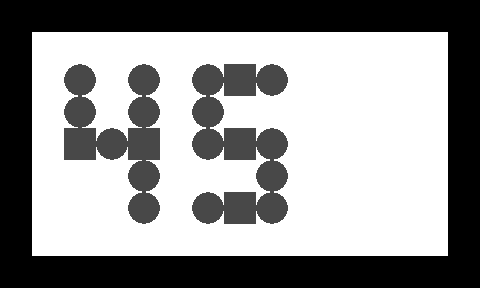

Rendered tile map (Tiled .tmx) drawn with the repository's tilesets; below, a short description and the full map source, tile grids included:
An orthogonal 15x9 tile map with 32x32 px tiles, 2 tile layers (1, 2).

<map version="1.0" orientation="orthogonal" width="15" height="9" tilewidth="32" tileheight="32">
 <tileset firstgid="1" name="n_tiles1" tilewidth="32" tileheight="32">
  <image source="../../images/map/common/n_tiles1.png" width="128" height="64" />
 </tileset>
 <layer name="1" width="15" height="9">
  <data encoding="csv">
1,1,1,1,1,1,1,1,1,1,1,1,1,1,1,
1,1,1,1,1,1,1,1,1,1,1,1,1,1,1,
1,1,1,1,1,1,1,1,1,1,1,1,1,1,1,
1,1,1,1,1,1,1,1,1,1,1,1,1,1,1,
1,1,1,1,1,1,1,1,1,1,1,1,1,1,1,
1,1,1,1,1,1,1,1,1,1,1,1,1,1,1,
1,1,1,1,1,1,1,1,1,1,1,1,1,1,1,
1,1,1,1,1,1,1,1,1,1,1,1,1,1,1,
1,1,1,1,1,1,1,1,1,1,1,1,1,1,1
</data>
 </layer>
 <layer name="2" width="15" height="9">
  <data encoding="csv">
2,2,2,2,2,2,2,2,2,2,2,2,2,2,2,
2,0,0,0,0,0,0,0,0,0,0,0,0,0,2,
2,0,3,0,3,0,3,4,3,0,0,0,0,0,2,
2,0,3,0,3,0,3,0,0,0,0,0,0,0,2,
2,0,4,3,4,0,3,4,3,0,0,0,0,0,2,
2,0,0,0,3,0,0,0,3,0,0,0,0,0,2,
2,0,0,0,3,0,3,4,3,0,0,0,0,0,2,
2,0,0,0,0,0,0,0,0,0,0,0,0,0,2,
2,2,2,2,2,2,2,2,2,2,2,2,2,2,2
</data>
 </layer>
</map>
